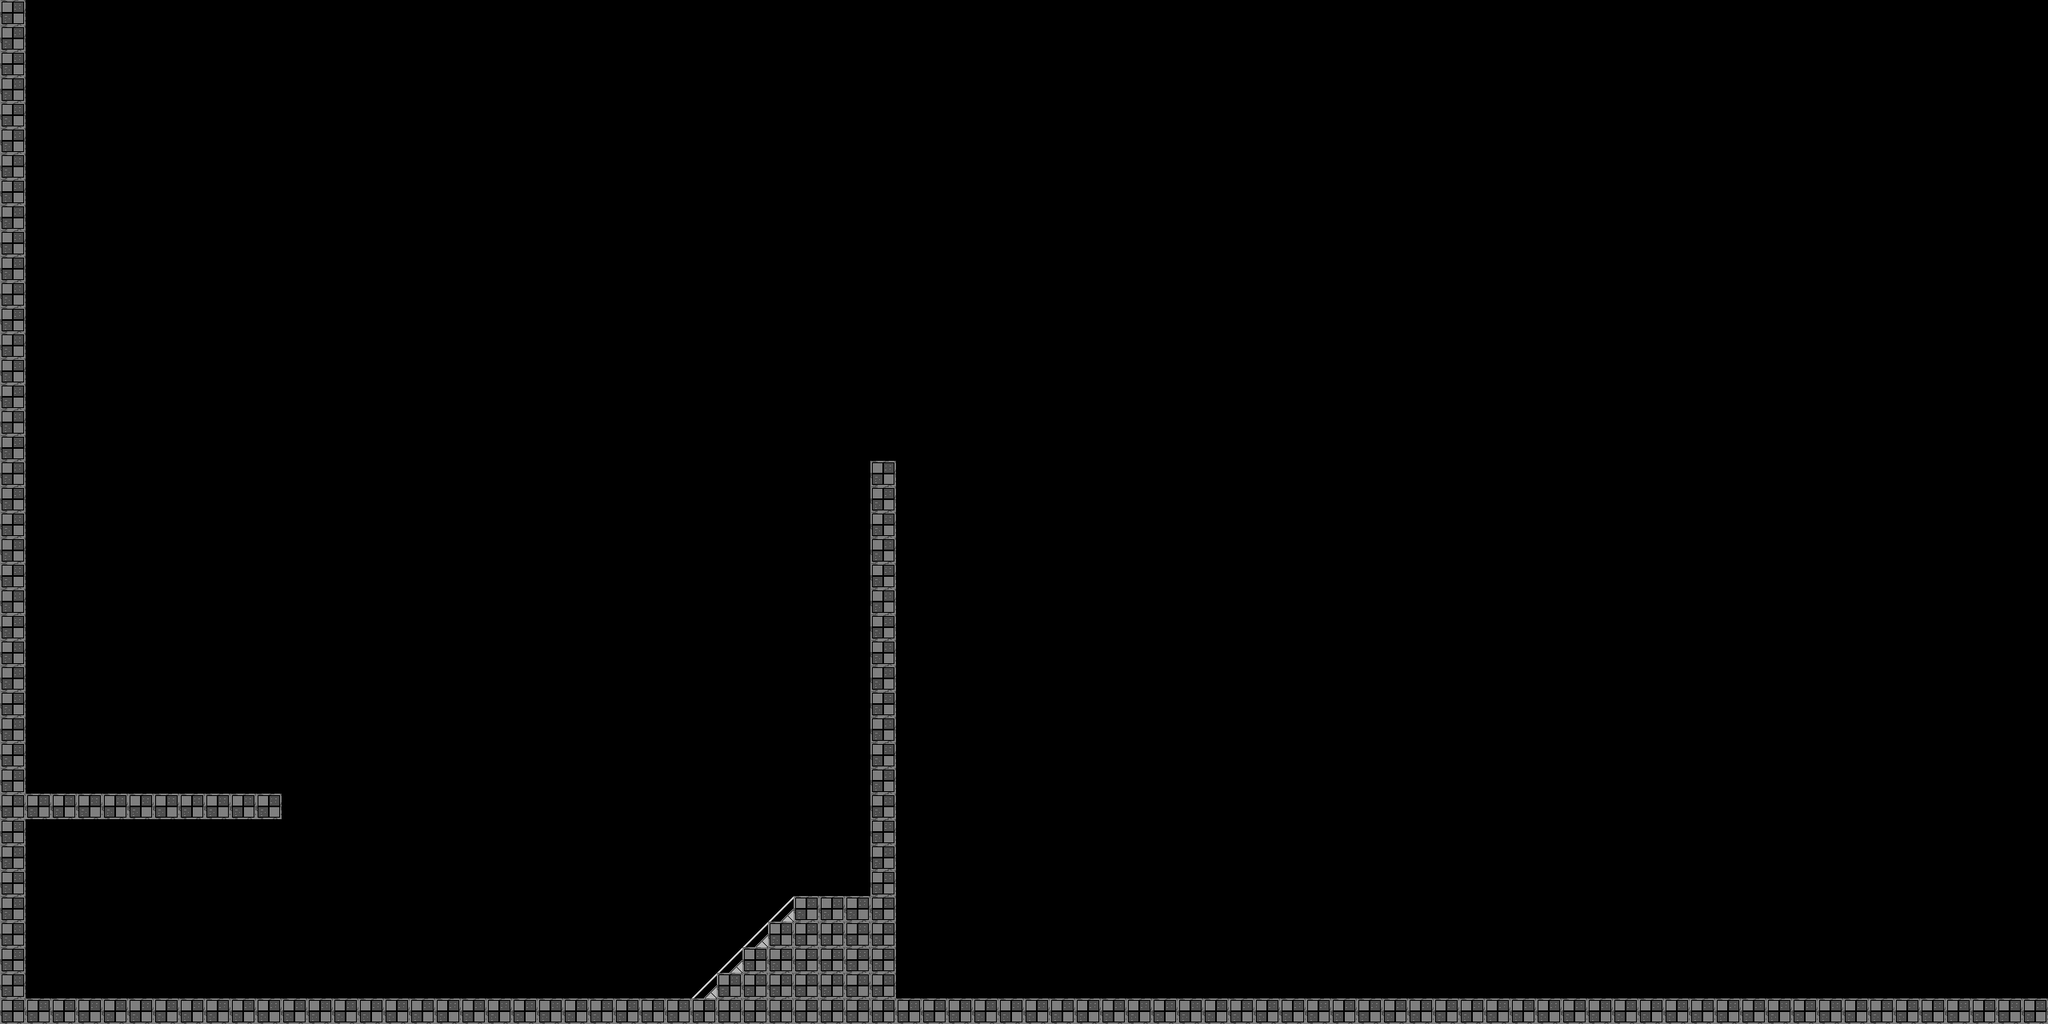

Tiled map render using the project's own tile images. Description and the map definition, with tile-layer contents summarised, below:
An orthogonal 80x40 tile map with 32x32 px tiles, 1 tile layer (Tiles), 2 tilesets and 6 objects.

<map version="1.0" orientation="orthogonal" renderorder="left-down" width="80" height="40" tilewidth="32" tileheight="32" nextobjectid="38">
 <tileset firstgid="1" name="practicetileset" tilewidth="1" tileheight="1" />
 <tileset firstgid="1" name="practicetileset" tilewidth="32" tileheight="32">
  <image source="practicetileset.PNG" width="96" height="32" />
 </tileset>
 <layer name="Tiles" width="80" height="40">
  <data>[3200 cells, 172 non-empty, 2 distinct tile ids]</data>
 </layer>
 <objectgroup name="Objects">
  <object id="26" x="0" y="0" width="32" height="1248" />
  <object id="27" x="0" y="1248" width="2560" height="32" />
  <object id="29" x="32" y="992" width="320" height="32" />
  <object id="30" x="1088" y="576" width="32" height="672" />
  <object id="35" x="864" y="1248">
   <polygon points="0,0 128,-128 128,0" />
  </object>
  <object id="37" x="992" y="1120" width="96" height="128" />
 </objectgroup>
</map>